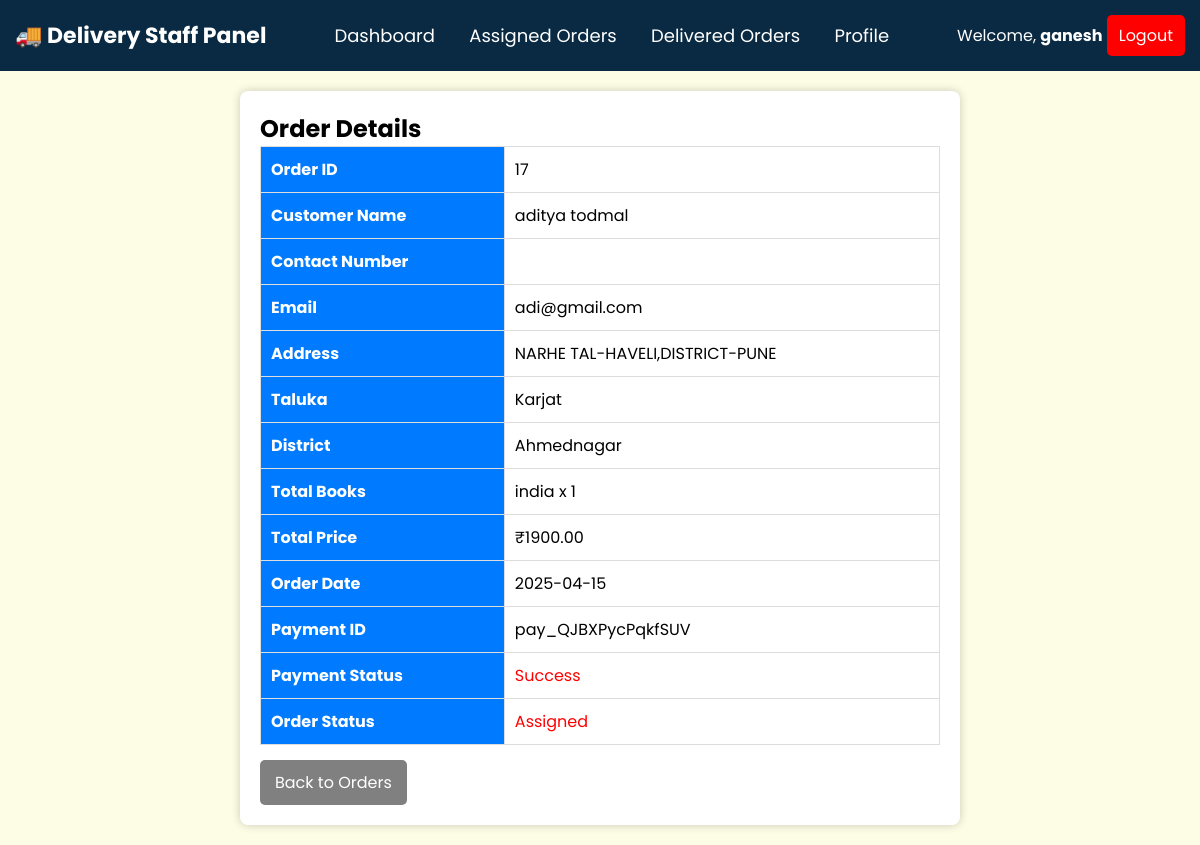
The app's page /ds_order_details.php?order_id=17 (signed in) with its own data.
### tables this page shows
CREATE TABLE `delivery_staff` (
  `id` int(11) NOT NULL,
  `name` varchar(255) NOT NULL,
  `email` varchar(255) NOT NULL,
  `phone` varchar(15) NOT NULL,
  `password` varchar(255) NOT NULL,
  `status` enum('Active','Inactive') DEFAULT 'Active',
  `created_at` timestamp NOT NULL DEFAULT current_timestamp(),
  `state` varchar(255) NOT NULL DEFAULT 'Maharashtra',
  `district` varchar(255) NOT NULL,
  `taluka` text DEFAULT NULL
);

CREATE TABLE `confirm_order` (
  `id` int(11) NOT NULL,
  `user_id` int(11) NOT NULL,
  `name` varchar(255) NOT NULL,
  `number` varchar(15) NOT NULL,
  `email` varchar(255) NOT NULL,
  `address` text NOT NULL,
  `total_books` text NOT NULL,
  `total_price` decimal(10,2) NOT NULL,
  `order_date` date NOT NULL DEFAULT curdate(),
  `payment_id` varchar(255) DEFAULT NULL,
  `payment_status` enum('pending','success','failed') NOT NULL DEFAULT 'pending',
  `delivery_staff_id` int(11) DEFAULT NULL,
  `order_status` varchar(50) DEFAULT 'Pending',
  `district` varchar(255) NOT NULL,
  `taluka` varchar(255) NOT NULL
);

### ds_order_details.php (the view, shortened to what this page needs)
<?php
include 'config.php';
$order_id = mysqli_real_escape_string($conn, $_GET['order_id']);
$query = "SELECT * FROM confirm_order WHERE id = '$order_id'";
$result = mysqli_query($conn, $query) or die(mysqli_error($conn));
$order = mysqli_fetch_assoc($result);
?>
<!DOCTYPE html>
<html lang="en">
<head>
    <link rel="stylesheet" href="./css/admin.css">
</head>
<body style="background-color:#fdfce5">
<?php include 'ds_header.php'; ?>
<div class="container">
    <h2>Order Details</h2>
    <table>
        <tr>
            <th>Order ID</th>
            <td><?php echo $order['id']; ?></td>
        </tr>
        <tr>
            <th>Customer Name</th>
            <td><?php echo $order['name']; ?></td>
        </tr>
        <tr>
            <th>Contact Number</th>
            <td><?php echo $order['number']; ?></td>
        </tr>
        <tr>
            <th>Email</th>
            <td><?php echo $order['email']; ?></td>
        </tr>
        <tr>
            <th>Address</th>
            <td><?php echo $order['address']; ?></td>
        </tr>
        <tr>
            <th>Taluka</th>
            <td><?php echo $order['taluka']; ?></td>
        </tr>
        <tr>
            <th>District</th>
            <td><?php echo $order['district']; ?></td>
        </tr>
        <tr>
            <th>Total Books</th>
            <td><?php echo $order['total_books']; ?></td>
        </tr>
        <tr>
            <th>Total Price</th>
            <td>₹<?php echo $order['total_price']; ?></td>
        </tr>
        <tr>
            <th>Order Date</th>
            <td><?php echo $order['order_date']; ?></td>
        </tr>
        <tr>
            <th>Payment ID</th>
            <td><?php echo $order['payment_id']; ?></td>
        </tr>
        <tr>
            <th>Payment Status</th>
            <td style="color: <?php echo ($order['payment_status'] == 'paid') ? 'green' : 'red'; ?>;">
                <?php echo ucfirst($order['payment_status']); ?>
            </td>
        </tr>
        <tr>
            <th>Order Status</th>
            <td style="color: <?php echo ($order['order_status'] == 'delivered') ? 'green' : 'red'; ?>;">
                <?php echo ucfirst($order['order_status']); ?>
            </td>
        </tr>
    </table>
    <a href="ds_assigned_orders.php" class="btn-back">Back to Orders</a>
</div>
</body>
</html>

### ds_header.php (shortened to what this page needs)
<?php
include 'config.php';
$ds_id = mysqli_real_escape_string($conn, $_SESSION['delivery_staff_id']);
$query = mysqli_query($conn, "SELECT name FROM delivery_staff WHERE id = '$ds_id'") or die(mysqli_error($conn));
$ds_data = mysqli_fetch_assoc($query);
$ds_name = $ds_data['name'];
?>
<!DOCTYPE html>
<html lang="en">
<head>
    <link rel="stylesheet" href="./css/admin.css">
</head>
<body>
<div class="header">
    <div class="logo">🚚 Delivery Staff Panel</div>
    <div class="menu">
        <a href="ds_dashboard.php">Dashboard</a>
        <a href="ds_assigned_orders.php">Assigned Orders</a>
        <a href="ds_delivered_orders.php">Delivered Orders</a>
        <a href="ds_profile.php">Profile</a>
    </div>
    <div>
        <span>Welcome, <strong><?php echo $ds_name; ?></strong></span>
        <a href="ds_logout.php"><button class="logout-btn">Logout</button></a>
    </div>
</div>
</body>
</html>

### css/admin.css (style rules this page uses)
* { text-decoration: none; margin: 0; padding: 0; font-family: "Poppins", sans-serif; box-sizing: border-box; outline: none; border: none; }
a { color: #ff0000; text-decoration: none; background-color: transparent; }

### ds_order_details.php (style rules this page uses)
body { background-color: lightgrey; }
.container { width: 60%; margin: 20px auto; background: white; padding: 20px; border-radius: 8px; box-shadow: 0px 0px 10px rgba(0, 0, 0, 0.2); }
table { width: 100%; border-collapse: collapse; }
th, td { padding: 10px; border: 1px solid #ddd; text-align: left; }
th { background-color: #007bff; color: white; }
.btn-back { display: inline-block; margin-top: 15px; padding: 10px 15px; background-color: grey; color: white; text-decoration: none; border-radius: 5px; }

### ds_header.php (style rules this page uses)
.header { background-color: #092a42; color: white; padding: 15px; text-align: center; display: flex; justify-content: space-between; align-items: center; }
.header .logo { font-size: 22px; font-weight: bold; }
.header .menu a { color: white; text-decoration: none; margin: 0 15px; font-size: 18px; }
.logout-btn { background-color: red; color: white; padding: 8px 12px; border: none; cursor: pointer; font-size: 16px; border-radius: 5px; }

### records on screen
delivery_staff: name "ganesh"
confirm_order: id "17", name "aditya todmal", email "adi@gmail.com", address "NARHE TAL-HAVELI,DISTRICT-PUNE", taluka "Karjat", district "Ahmednagar", total_books "india x 1", total_price "1900.00", order_date "2025-04-15", payment "pay_QJBXPycPqkfSUV", payment_status "Success", order_status "Assigned"
